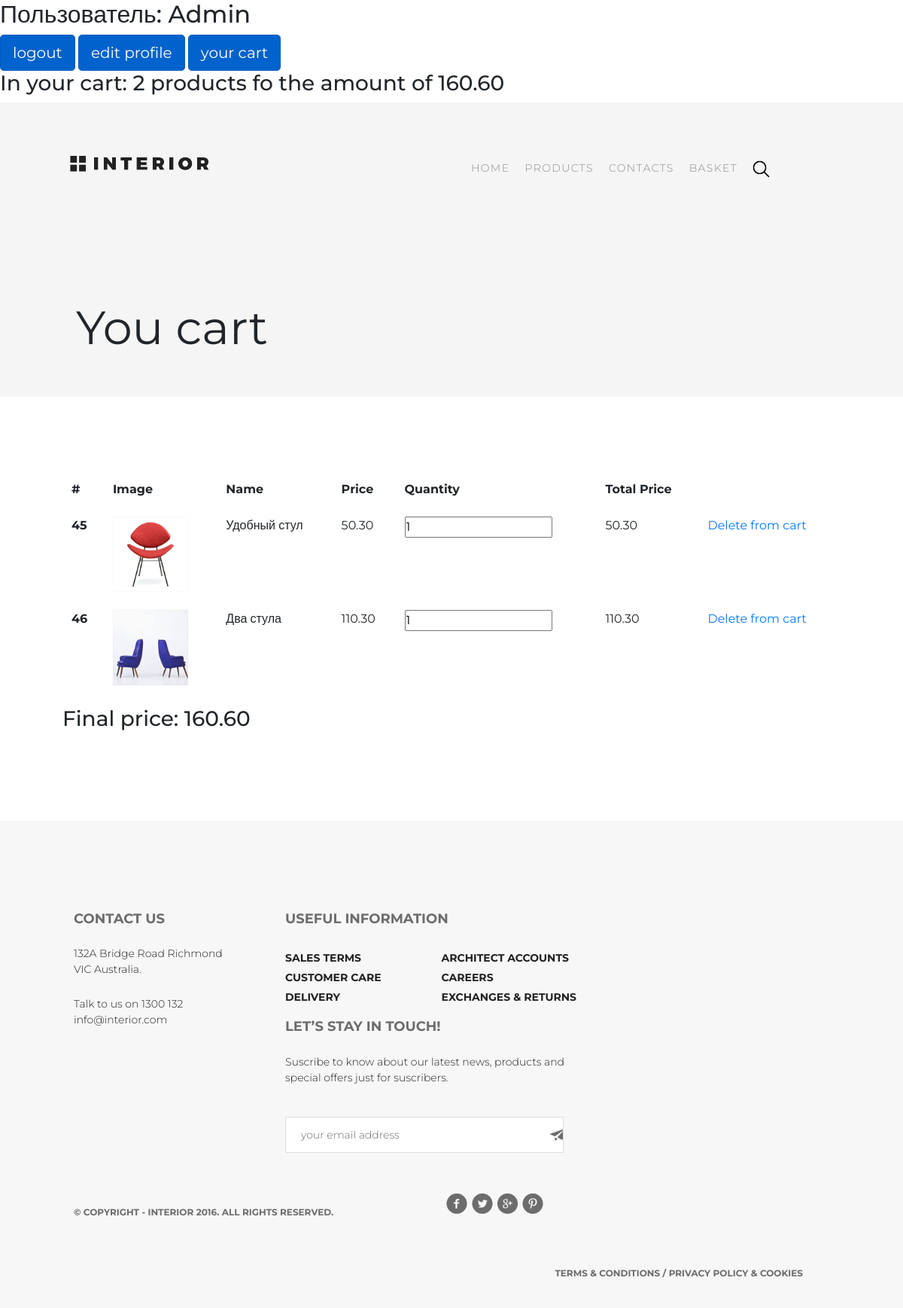
/basket/ (signed in), run on an earlier commit of the app's database.
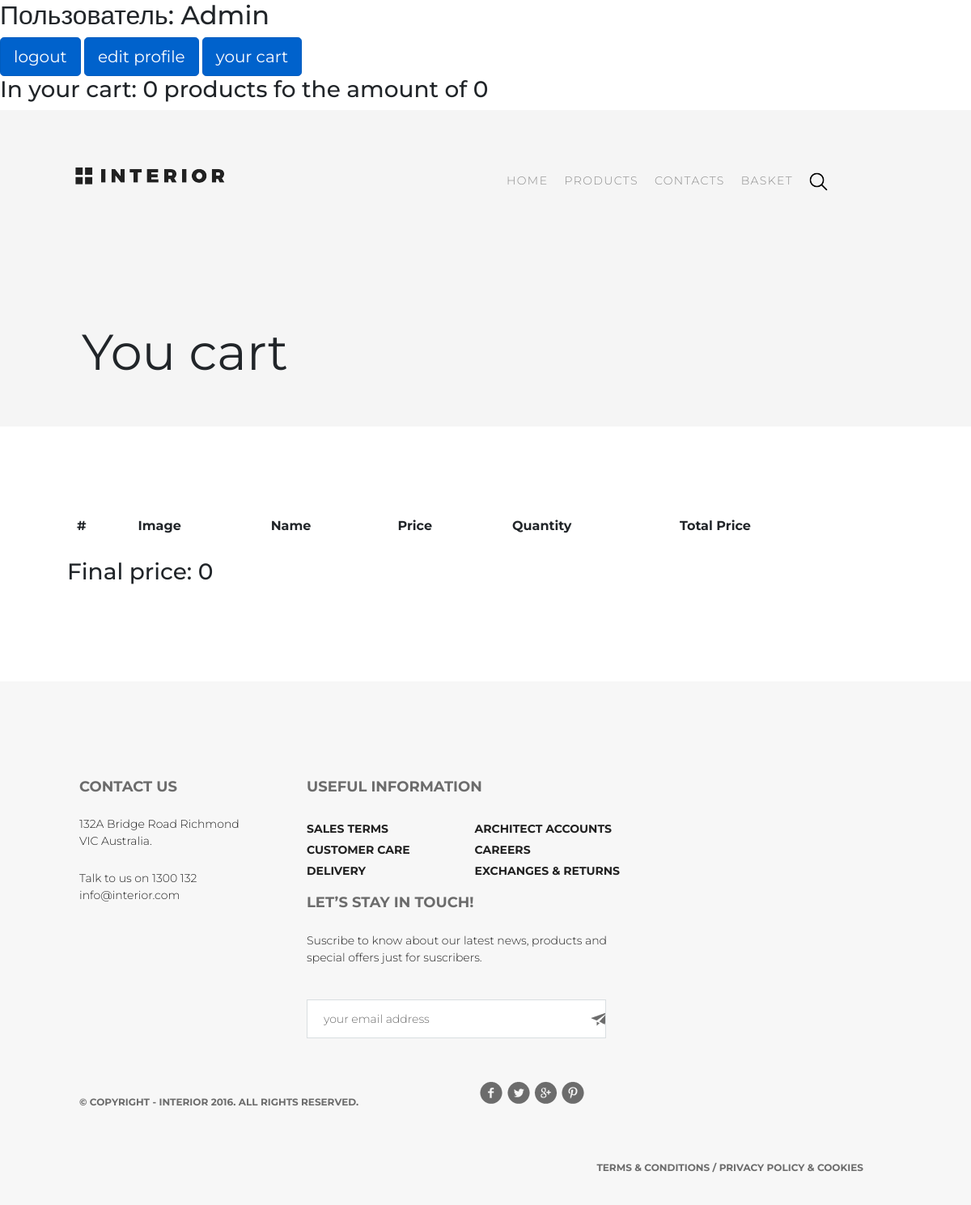
And on a later commit of the database.
### authapp/models.py (models this page shows, shortened)
class ShopUser(AbstractUser):
    class Meta:
        verbose_name = 'пользователь'
        verbose_name_plural = 'пользователи'
    avatar = models.ImageField(upload_to='users_avatars', blank=True)
    age = models.PositiveIntegerField(verbose_name='возраст')

### basketapp/models.py (models this page shows, shortened)
class Basket(models.Model):
    user = models.ForeignKey(settings.AUTH_USER_MODEL, on_delete=models.CASCADE, related_name='basket')
    product = models.ForeignKey(Product, on_delete=models.CASCADE)
    quantity = models.PositiveIntegerField(verbose_name='количество', default=0)
    add_datetime = models.DateTimeField(verbose_name='время', auto_now_add=True)
    def get_cost(self):
        return self.quantity * self.product.price
    cost = property(get_cost)

### mainapp/models.py (models this page shows, shortened)
class Product(models.Model):
    class Meta:
        verbose_name = 'Продукт'
        verbose_name_plural = 'Продукты'
    category = models.ForeignKey(ProductCategory, on_delete=models.CASCADE)
    name = models.CharField(verbose_name='имя продукта', max_length=128)
    image = models.ImageField(upload_to='products_images', blank=True)
    short_desc = models.CharField(verbose_name='краткое описание продукта', max_length=60, blank=True)
    description = models.TextField(verbose_name='описание продукта', blank=True)
    price = models.DecimalField(verbose_name='цена', max_digits=8, decimal_places=2, default=0)
    quantity = models.PositiveIntegerField(verbose_name='в наличии', default=0)
    is_hot = models.BooleanField(verbose_name='горячее предложение', default=False)

### basketapp/views.py (the view)
# urls.py: path('', basketapp.basket, name='view'),
@login_required
def basket(request):
    basket = []
    if request.user.is_authenticated:
        basket = Basket.objects.filter(user=request.user)
        content = {
            'basket': basket,
        }
        return render(request, 'basketapp/basket.html', content)
    else:
        return HttpResponseRedirect(reverse('main'))

### mainapp/templatetags/custom_tags.py (called while the page is built)
@register.filter
def basket_total_quantity(user):
    if user.is_anonymous:
        return 0
    else:
        basket = user.basket.all()
        total_quantity = sum(list(map(lambda basket_slot: basket_slot.quantity, basket)))
        return total_quantity

@register.filter
def basket_total_cost(user):
    if user.is_anonymous:
        return 0
    else:
        basket = user.basket.all()
        total_cost = sum(list(map(lambda basket_slot: basket_slot.cost, basket)))
        return total_cost

### basketapp/templates/basketapp/basket.html (shortened to what this page needs)
{% extends 'mainapp/base.html' %}
{% load staticfiles %}
{% load custom_tags %}
{% block css %}
    {{ block.super}}
    <link rel="stylesheet" type="text/css" href="{% static '/css/style_deals.css' %}">
    <link rel="stylesheet" type="text/css" href="{% static '/css/style_contacts.css' %}">
{% endblock %}
{% block header %}
    {{block.super}}
    <h1>You cart</h1>
{% endblock %}
{% block content %}
    <table class="table table-borderless">
      <thead>
        <tr>
          <th scope="col">#</th>
          <th scope="col">Image</th>
          <th scope="col">Name</th>
          <th scope="col">Price</th>
          <th scope="col">Quantity</th>
          <th scope="col">Total  Price</th>
          <th></th>
        </tr>
      </thead>
      <tbody>
       {% for prod in basket %}
        <tr>
          <th scope="row">{{ prod.id }}</th>
          <td><img src="../media/{{ prod.product.image }}" alt="Картинка не прогрузилась"></td>
          <td>{{ prod.product.name }}</td>
          <td>{{ prod.product.price }}</td>
          <td>
              <div class="basket_list">
                  <input type="number" min="0"
                         name="{{ prod.pk }}"
                         value="{{ prod.quantity }}"
                         title="">
              </div>
          </td>
          <td>{{ prod.cost }}</td>
          <td><a href="{% url 'basket:remove' prod.pk %}">Delete from cart</a> </td>
        </tr>
       {% endfor %}
      </tbody>
    </table>
    <h3>Final price: {{ request.user|basket_total_cost }}</h3>
{% endblock %}

### mainapp/templates/mainapp/base.html (shortened to what this page needs)
<!DOCTYPE html>
{% load staticfiles %}
{% load custom_tags %}
<html lang="en">
<head>
    {% block css %}
        <link rel="stylesheet" href="{% static '/css/bootstrap.min.css' %}">
        <link rel="stylesheet" type="text/css" href="{% static '/css/style.css' %}">
    {% endblock %}
</head>
<body>
    <div class="conteiner">
        <div class="user">
            {% if request.user.is_authenticated %}
                <h2>Пользователь: {{ request.user.username|title }}</h2>
                <a href="{% url 'auth:logout' %}" class="btn btn-primary btn-lg active" role="button" aria-pressed="true">logout</a>
                <a href="{% url 'auth:edit' request.user.id %}" class="btn btn-primary btn-lg active" role="button" aria-pressed="true">edit profile</a>
                <a href="{% url 'basket:view' %}" class="btn btn-primary btn-lg active" role="button" aria-pressed="true">your cart</a>
                <h3> In your cart: {{ request.user|basket_total_quantity }} products fo the amount of {{ request.user|basket_total_cost }}</h3>
            {% else %}
                <h2>Пользователь не авторизован</h2>
                <a href="{% url 'auth:login' %}" class="btn btn-primary btn-lg active" role="button" aria-pressed="true">login</a>
                <a href="{% url 'auth:register' %}" class="btn btn-primary btn-lg active" role="button" aria-pressed="true">create user</a>
            {% endif %}
        </div>
        <div class="header">
            {% block header %}
                <a href="{% url 'main' %}">
                    <img class="logo" src="{% static '/img/logo.png' %}" alt="Картинка не прогрузилась">
                </a>
                {% include 'mainapp/includes/inc_menu.html' %}
            {% endblock %}
        </div>
        <div class="content">
            {% block content %}
            {% endblock %}
        </div>
        <div class="footer">
            {% block footer %}
                <div class="contact">
                    <h2>Contact Us</h2>
                    <p>132A Bridge Road Richmond VIC
                        Australia.
                    </p>
                    <p>Talk to us on 1300 132
                        info@interior.com</p>
                </div>
                <div class="useful">
                    <h2>Useful Information</h2>
                    <ul>
                        <li><a href="{% url 'main' %}">Sales terms</a></li>
                        <li><a href="{% url 'main' %}">Customer care</a></li>
                        <li><a href="{% url 'main' %}">Delivery</a></li>
                    </ul>
                    <ul>
                        <li><a href="{% url 'main' %}">Architect accounts</a></li>
                        <li><a href="{% url 'main' %}">Careers</a></li>
                        <li><a href="{% url 'main' %}">Exchanges & returns</a></li>
                    </ul>
                </div>
                <div class="lets_stay">
                    <h2>Let’s Stay in Touch!</h2>
                    <p>Suscribe to know about our latest news, products and special offers just for suscribers.</p>
                    <input class="form" type="text" value="your email address">
                </div>
                <div class="copyright">
                    <p>© Copyright - INTERIOR 2016. All Rights Reserved.</p>
                </div>
                <div class="social"><img src="{% static '/img/social-links.png' %}" alt="Картинка не прогрузилась"></div>
                <div class="terms"><a href="{% url 'main' %}">Terms & Conditions / Privacy policy & Cookies</a></div>
            {% endblock %}
        </div>
    </div>
</body></html>

What changed in the data, as far as the page shows it:
removed Basket: id "45", product.image (picture), product.name "Удобный стул", product.price "50.30", quantity "1", cost "50.30"
removed Basket: id "46", shows a picture, product.name "Два стула", product.price "110.30", quantity "1", cost "110.30"
computed for ShopUser "Admin": user|basket_total_quantity "2" → "0"; user|basket_total_cost "160.60" → "0"
